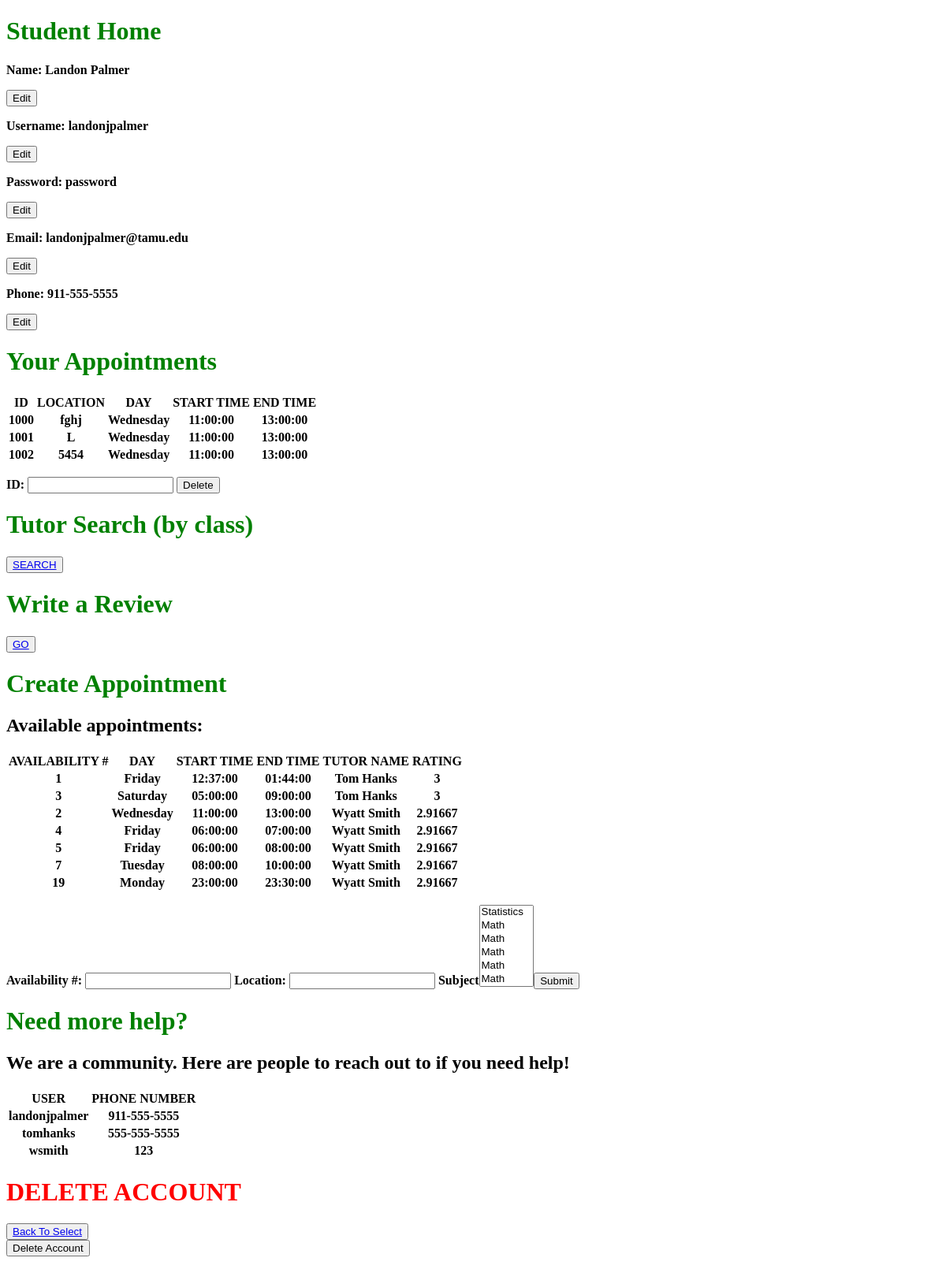
The app's page /student.php?user_id=1, older data.
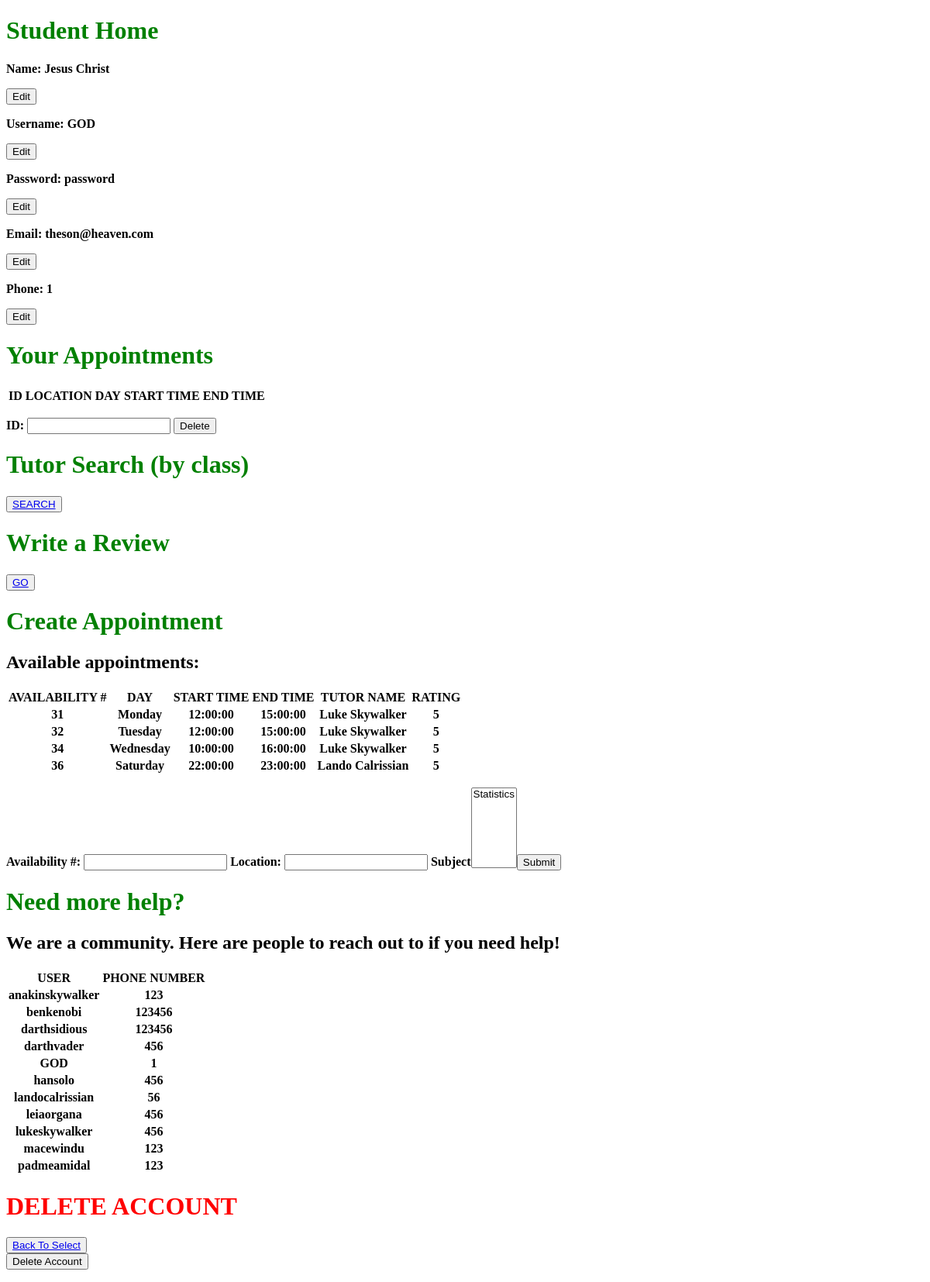
The same page, newer data.
### tables this page shows
CREATE TABLE `user` (
  `USER_ID` int(50) NOT NULL,
  `USERNAME` varchar(50) NOT NULL,
  `PASSWORD` varchar(50) NOT NULL,
  `F_NAME` varchar(50) NOT NULL,
  `L_NAME` varchar(50) NOT NULL,
  `PHONE` varchar(50) NOT NULL,
  `EMAIL` varchar(50) NOT NULL,
  `IS_STUDENT` tinyint(1) NOT NULL,
  `IS_TUTOR` tinyint(1) NOT NULL,
  `IS_ADMIN` tinyint(1) NOT NULL
);

CREATE TABLE `availability` (
  `AVAILABILITY_ID` int(11) NOT NULL,
  `DAY` varchar(15) DEFAULT NULL,
  `TUTOR_ID` int(11) DEFAULT NULL,
  `START_TIME` time DEFAULT NULL,
  `END_TIME` time DEFAULT NULL
);

CREATE TABLE `tutor` (
  `USER_ID` int(50) NOT NULL,
  `AVG_RATING` float NOT NULL
);

### student.php (the view, shortened to what this page needs)
<?php
  $user_id = $_GET['user_id'];
  $db_host = 'localhost';
  $db_user = 'root';
  $db_password = 'root';
  $db_db = 'tutor_app';
  $mysqli = new mysqli(
    $db_host,
    $db_user,
    $db_password,
    $db_db
  );
  $appointment_sql = "SELECT * FROM all_appointments WHERE STUDENT_ID=$user_id";
  $appointments_list = $mysqli->query($appointment_sql);
  $appointment_detailed = "SELECT availability.AVAILABILITY_ID, availability.DAY, availability.START_TIME, availability.END_TIME, user.F_NAME, user.L_NAME, tutor.AVG_RATING FROM availability JOIN user ON availability.TUTOR_ID = user.USER_ID JOIN tutor ON availability.TUTOR_ID = tutor.USER_ID";
  $appointments_detailed_list = $mysqli->query($appointment_detailed);
  $profile_query = "SELECT USERNAME, PASSWORD, F_NAME, L_NAME, PHONE, EMAIL\n"
  . "FROM `user`\n"
  . "WHERE `USER_ID`=$user_id";
  $profile = $mysqli->query($profile_query);
  $user_phone_numbers = $mysqli->query("SELECT USERNAME, PHONE FROM user");
  $all_subject = $mysqli->query("SELECT * FROM subject");
  function edit_button($elem){
    echo "<button onclick=\"show('$elem');show('" . $elem . "_Entry');show('" . $elem . "_Submit');\">Edit</button><br>";
  }
?>
<!DOCTYPE html>
<html>
<head>
</head>
<body>
  <h1>Student Home</h1>
  <p><?php
        $profile_info = $profile->fetch_array(MYSQLI_ASSOC);
        echo "<p><strong>Name: " . $profile_info["F_NAME"] . " " . $profile_info["L_NAME"] . "</p>";
        ?>
        <button onclick="show('F_Name');show('F_Name_Entry');show('L_Name');show('L_Name_Entry');show('Name_Submit');">Edit</button><br>
        <?php
        echo "<p><strong>Username: </strong> " . $profile_info["USERNAME"] . "</p>";
        edit_button("Username");
        echo "<p><strong>Password: </strong> " . $profile_info["PASSWORD"] . "</p>";
        echo "<p><strong>Email: </strong> " . $profile_info["EMAIL"] . "</p>";
        echo "<p><strong>Phone: </strong>" . $profile_info["PHONE"] . "</p>";
      ?>
  </p>
  <h1>Your Appointments</h1>
  <p><?php
  echo "<table>";
  echo "<tr>";
  echo "<th>ID</th>";
  echo "<th>LOCATION</th>";
  echo "<th>DAY</th>";
  echo "<th>START TIME</th>";
  echo "<th>END TIME</th>";
  while($row = mysqli_fetch_array($appointments_list))
  {
    echo "<tr>";
    echo "<th>" . $row["APPOINTMENT_ID"] . "</th>";
    echo "<th>" . $row["LOCATION"] . "</th>";
    echo "<th>" . $row["DAY"] . "</th>";
    echo "<th>" . $row["START_TIME"] . "</th>";
    echo "<th>" . $row["END_TIME"] . "</th>";
    echo "</tr>";
  }
  echo "</table>";
  ?></p>
  <form name = "form" action="" method="post">
    <label id="App_ID" for="App_ID" >ID:</label>
    <input id="App_ID_Entry" name="App_ID" type="text">
    <input id="App_Delete" type="submit" value="Delete">
  </form>
  <h1>Tutor Search (by class)</h1>
  <button><a href=<?php echo "/search.php?user_id=".$user_id?>>SEARCH</a></button>
  <h1>Write a Review</h1>
  <p>
  <?php
  $path = "/review.php?user_id=" . $user_id;
  echo "<button><a href='" . $path . "'>GO</a></button>";
  ?></p>
  <h1>Create Appointment</h1>
  <h2>Available appointments: </h2>
  <p><?php
    echo "<table>";
    echo "<tr>";
    echo "<th>AVAILABILITY #</th>";
    echo "<th>DAY</th>";
    echo "<th>START TIME</th>";
    echo "<th>END TIME</th>";
    echo "<th>TUTOR NAME</th>";
    echo "<th>RATING</th>";
    while($row = mysqli_fetch_array($appointments_detailed_list))
  {
    echo "<tr>";
    echo "<th>" . $row["AVAILABILITY_ID"] . "</th>";
    echo "<th>" . $row["DAY"] . "</th>";
    echo "<th>" . $row["START_TIME"] . "</th>";
    echo "<th>" . $row["END_TIME"] . "</th>";
    echo "<th>" . $row["F_NAME"] . " " . $row["L_NAME"] . "</th>";
    echo "<th>" . $row["AVG_RATING"] . "</th>";
    echo "</tr>";
  }
  echo "</table>";
  ?>
</p>
<form name = "form2" action="" method="post">
<label id="A_Num" for="A_Num">Availability #:</label>
<input id="A_Num_Entry" name="A_Num" type="text">
<label id="A_Loc" for="A_Loc">Location:</label>
<input id="A_Loc_Entry" name="A_Loc" type="text">
<?php
    echo "<label>Subject</label>";
    echo "<select name=\"S_Num\" size=\"6\">";
    foreach($all_subject as $subject)
        echo "<option value=".$subject['SUBJECT_ID'].">".$subject['NAME']."</option>";
    echo "</select>";
?>
<input type="submit">
</form>
<h1>Need more help?</h1>
<h2>We are a community. Here are people to reach out to if you need help!</h2>
<p><?php
    echo "<table>";
    echo "<tr>";
    echo "<th>USER</th>";
    echo "<th>PHONE NUMBER</th>";
    while($row = mysqli_fetch_array($user_phone_numbers))
  {
    echo "<tr>";
    echo "<th>" . $row["USERNAME"] . "</th>";
    echo "<th>" . $row["PHONE"] . "</th>";
    echo "</tr>";
  }
  echo "</table>";
  ?>
</p>
<p>
<h1 style="color:red">DELETE ACCOUNT</h1>
<button><a href=<?php echo "/select.php?user_id=".$user_id?>>Back To Select</a></button>
    <form name = "form" action="" method="post">
        <input type="submit" name="Delete" value="Delete Account">
    </form>
</p>
</body>
</html>

Row changes from the older to the newer data that the page shows:
removed availability: AVAILABILITY_ID "1", DAY "Friday", START_TIME "12:37:00", END_TIME "01:44:00", user.F_NAME "Tom", user.L_NAME "Hanks", TUTOR_ID.AVG_RATING "3"
removed availability: AVAILABILITY_ID "3", DAY "Saturday", START_TIME "05:00:00", END_TIME "09:00:00", user.F_NAME "Tom", user.L_NAME "Hanks", TUTOR_ID.AVG_RATING "3"
removed availability: AVAILABILITY_ID "2", DAY "Wednesday", START_TIME "11:00:00", END_TIME "13:00:00", user.F_NAME "Wyatt", user.L_NAME "Smith", TUTOR_ID.AVG_RATING "2.91667"
removed availability: AVAILABILITY_ID "4", DAY "Friday", START_TIME "06:00:00", END_TIME "07:00:00", user.F_NAME "Wyatt", user.L_NAME "Smith", TUTOR_ID.AVG_RATING "2.91667"
removed availability: AVAILABILITY_ID "5", DAY "Friday", START_TIME "06:00:00", END_TIME "08:00:00", user.F_NAME "Wyatt", user.L_NAME "Smith", TUTOR_ID.AVG_RATING "2.91667"
removed availability: AVAILABILITY_ID "7", DAY "Tuesday", START_TIME "08:00:00", END_TIME "10:00:00", user.F_NAME "Wyatt", user.L_NAME "Smith", TUTOR_ID.AVG_RATING "2.91667"
removed availability: AVAILABILITY_ID "19", DAY "Monday", START_TIME "23:00:00", END_TIME "23:30:00", user.F_NAME "Wyatt", user.L_NAME "Smith", TUTOR_ID.AVG_RATING "2.91667"
removed user: USERNAME "tomhanks", PHONE "555-555-5555"
removed user: USERNAME "wsmith", PHONE "123"
changed user "password": F_NAME "Landon" → "Jesus"; L_NAME "Palmer" → "Christ"; USERNAME "landonjpalmer" → "GOD"; EMAIL "landonjpalmer@tamu.edu" → "theson@heaven.com"; PHONE "911-555-5555" → "1"
added availability: AVAILABILITY_ID "31", DAY "Monday", START_TIME "12:00:00", END_TIME "15:00:00", user.F_NAME "Luke", user.L_NAME "Skywalker", TUTOR_ID.AVG_RATING "5"
added availability: AVAILABILITY_ID "32", DAY "Tuesday", START_TIME "12:00:00", END_TIME "15:00:00", user.F_NAME "Luke", user.L_NAME "Skywalker", TUTOR_ID.AVG_RATING "5"
added availability: AVAILABILITY_ID "34", DAY "Wednesday", START_TIME "10:00:00", END_TIME "16:00:00", user.F_NAME "Luke", user.L_NAME "Skywalker", TUTOR_ID.AVG_RATING "5"
added availability: AVAILABILITY_ID "36", DAY "Saturday", START_TIME "22:00:00", END_TIME "23:00:00", user.F_NAME "Lando", user.L_NAME "Calrissian", TUTOR_ID.AVG_RATING "5"
added user: USERNAME "anakinskywalker", PHONE "123"
added user: USERNAME "benkenobi", PHONE "123456"
added user: USERNAME "darthsidious", PHONE "123456"
added user: USERNAME "darthvader", PHONE "456"
added user: USERNAME "hansolo", PHONE "456"
added user: USERNAME "landocalrissian", PHONE "56"
added user: USERNAME "leiaorgana", PHONE "456"
added user: USERNAME "lukeskywalker", PHONE "456"
added user: USERNAME "macewindu", PHONE "123"
added user: USERNAME "padmeamidal", PHONE "123"
Text that changed along with them:
form field S_Num: "Statistics / Math / Math / Math / Math / Math" → "Statistics"
list line gone: "1000 fghj Wednesday 11:00:00 13:00:00"
list line gone: "1001 L Wednesday 11:00:00 13:00:00"
list line gone: "1002 5454 Wednesday 11:00:00 13:00:00"
